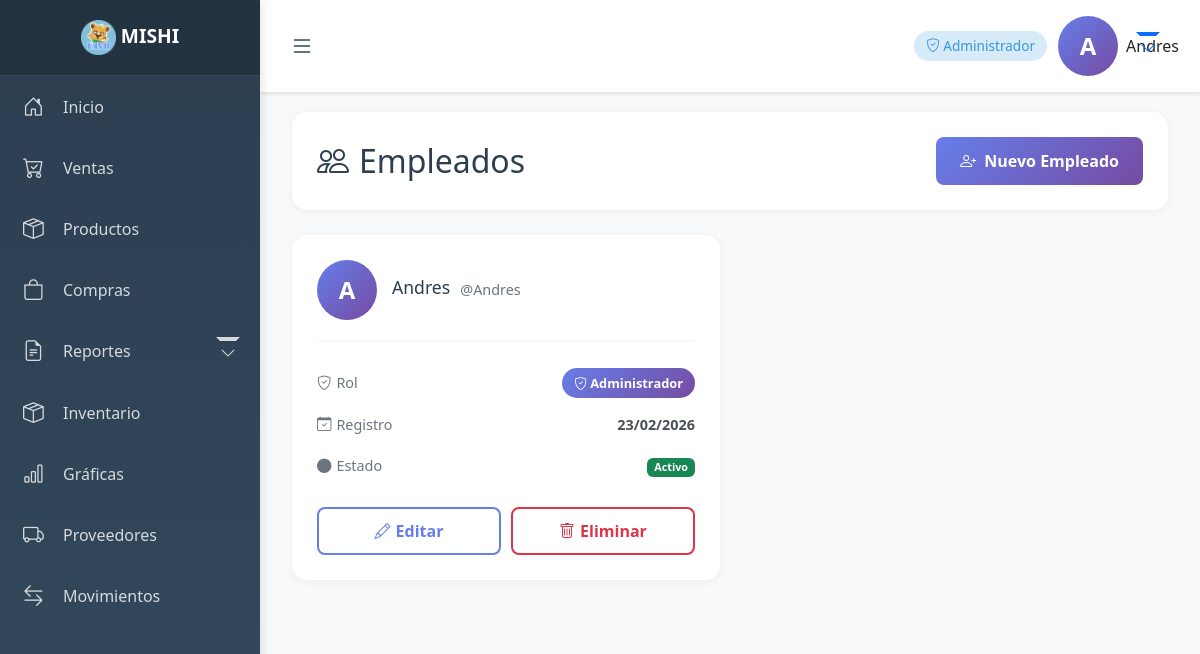
/empleados/ (signed in), run on an earlier commit of the app's database.
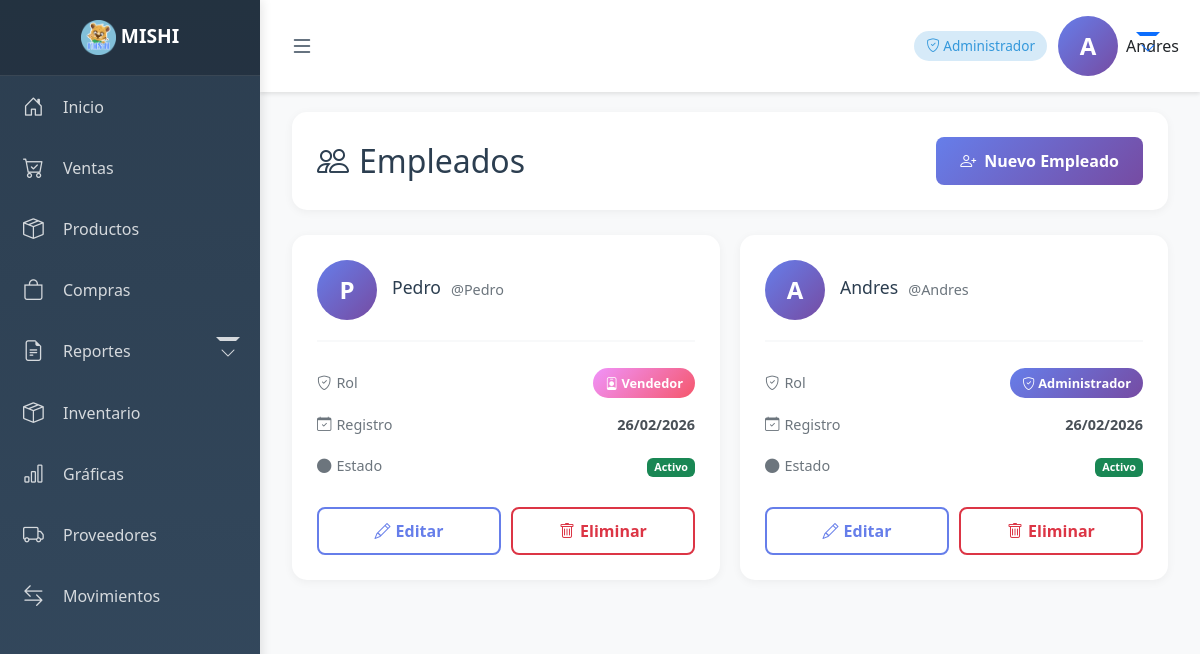
And on a later commit of the database.
### usuarios/models.py (models this page shows, shortened)
class UsuarioNegocio(models.Model):
    ROLES = [
        ('ADMIN', 'Administrador'),
        ('VENDEDOR', 'Vendedor'),
        ('ALMACEN', 'Almacén'),
        ('ALMACEN_ADMIN', 'Almacén-Admin'),
    ]
    usuario = models.ForeignKey(User, on_delete=models.CASCADE)
    negocio = models.ForeignKey(Negocio, on_delete=models.CASCADE)
    rol = models.CharField(max_length=20, choices=ROLES)
    activo = models.BooleanField(default=True)

### usuarios/views.py (the view)
# urls.py: path('empleados/', views.lista_empleados, name='lista_empleados'),
@login_required
def lista_empleados(request):
    negocio_id = request.session.get("negocio_id")
    if not negocio_id:
        messages.error(request, "No hay un negocio activo seleccionado")
        return redirect('seleccionar_negocio')  # Ajusta según tu URL
    usuarios = UsuarioNegocio.objects.filter(
        negocio_id=negocio_id,
        activo=True
    ).select_related('usuario', 'negocio').order_by('-id')
    print(request.user.is_authenticated)
    return render(request, 'usuarios/lista_usuarios.html', {
        'usuarios': usuarios
    })

### usuarios/context_processors.py (called while the page is built)
def rol_usuario_context(request):
    rol = None
    if request.user.is_authenticated:
        negocio_id = request.session.get("negocio_id")
        if negocio_id:
            relacion = UsuarioNegocio.objects.filter(
                usuario=request.user,
                negocio_id=negocio_id
            ).first()
            if relacion:
                rol = relacion.rol
    return {
        'rol_usuario': rol
    }

### usuarios/templates/usuarios/lista_usuarios.html (shortened to what this page needs)
{% extends "base.html" %}
{% block content %}
<div class="container-fluid">
    <div class="page-header">
        <h2>
            <i class="bi bi-people"></i>
            Empleados
        </h2>
        <a href="{% url 'crear_empleado' %}" class="btn-add">
            <i class="bi bi-person-plus"></i>
            Nuevo Empleado
        </a>
    </div>
    {% if usuarios %}
    <div class="users-grid">
        {% for usuario_negocio in usuarios %}
        <div class="user-card">
            <div class="user-card-header">
                <div class="user-avatar">
                    {{ usuario_negocio.usuario.username|slice:":1"|upper }}
                </div>
                <div class="user-info">
                    <h4>{{ usuario_negocio.usuario.get_full_name|default:usuario_negocio.usuario.username }}</h4>
                    <p>@{{ usuario_negocio.usuario.username }}</p>
                </div>
            </div>
            <div class="user-details">
                <div class="detail-row">
                    <span class="detail-label">
                        <i class="bi bi-shield-check"></i>
                        Rol
                    </span>
                    <span class="detail-value">
                        {% if usuario_negocio.rol == 'ADMIN' %}
                            <span class="badge-role badge-admin">
                                <i class="bi bi-shield-check"></i> Administrador
                            </span>
                        {% elif usuario_negocio.rol == 'VENDEDOR' %}
                            <span class="badge-role badge-vendedor">
                                <i class="bi bi-person-badge"></i> Vendedor
                            </span>
                        {% elif usuario_negocio.rol == 'ALMACEN' %}
                            <span class="badge-role badge-almacen">
                                <i class="bi bi-boxes"></i> Almacén
                            </span>
                        {% endif %}
                    </span>
                </div>
                <div class="detail-row">
                    <span class="detail-label">
                        <i class="bi bi-calendar-check"></i>
                        Registro
                    </span>
                    <span class="detail-value">{{ usuario_negocio.usuario.date_joined|date:"d/m/Y" }}</span>
                </div>
                <div class="detail-row">
                    <span class="detail-label">
                        <i class="bi bi-circle-fill"></i>
                        Estado
                    </span>
                    <span class="detail-value">
                        {% if usuario_negocio.activo %}
                            <span class="badge bg-success">Activo</span>
                        {% else %}
                            <span class="badge bg-danger">Inactivo</span>
                        {% endif %}
                    </span>
                </div>
            </div>
            <div class="user-actions">
                <a href="{% url 'editar_empleado' usuario_negocio.id %}" class="btn-edit">
                    <i class="bi bi-pencil"></i>
                    Editar
                </a>
                <button
                    type="button"
                    class="btn-delete"
                    data-bs-toggle="modal"
                    data-bs-target="#deleteModal{{ usuario_negocio.id }}"
                >
                    <i class="bi bi-trash"></i>
                    Eliminar
                </button>
            </div>
        </div>
        {% endfor %}
    </div>
    {% endif %}
</div>
{% endblock %}

What changed in the data, as far as the page shows it:
now on this page (row edited): UsuarioNegocio: usuario.username "P", usuario.get_full_name "Pedro", usuario.username "Pedro", rol "VENDEDOR" (drawn), usuario.date_joined "26/02/2026", activo "Activo"
changed through a linked row, UsuarioNegocio "Andres": usuario.date_joined "23/02/2026" → "26/02/2026"
